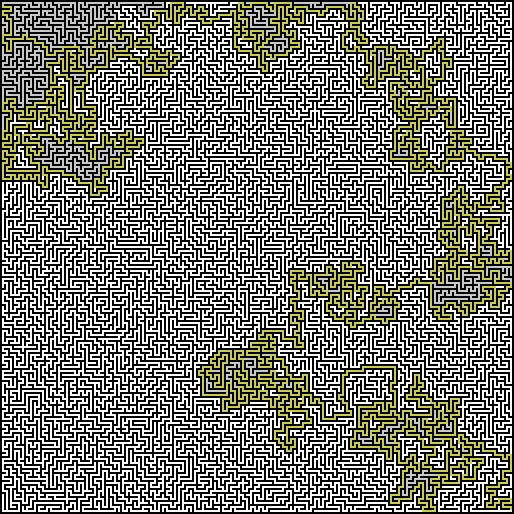

The Python source for this figure:
from PIL import Image
import random
from time import sleep
import time

def create_image(size):
	im = Image.new("RGB", (size, size), color=(255,255,255))
	return im


def save_image(image, filename):
	image.save(filename, "PNG")


def print_graph_as_x_matrix(graph):
	for row in graph:
		for point in row:
			if point == 1:
				print("XX", end="")
			elif point == 0.01:
				print("..", end="")
			elif point == 0.02:
				print("++", end="")
			else:
				print("  ",end="")
		print(" ")


def print_graph_special(graph, point_x, point_y):
	for i in range(len(graph)):
		for j in range(len(graph[i])):
			if graph[i][j] == 1:
				print("XX", end="")
			elif i == point_x and j == point_y:
				print("OO", end="")
			else:
				print("  ",end="")
		print(" ")


def parse_cords_file(filename):
	parsed_cords = []
	with open(filename,"r") as input:
		for row in input:
			cords = list(row.split(" "))
			cords_list = [ int(cords[0])*2, int(cords[1])*2, int(cords[2]) ]
			parsed_cords.append(cords_list)
	return parsed_cords


def find_biggest(parsed_cords):
	biggest = -1
	for node in parsed_cords:
		if node[0] > biggest:
			biggest = node[0]
	return biggest


def create_empty_graph(biggest):
	graph = []
	for i in range(biggest+3):
		ys = []
		for i in range(biggest+3):
			ys.append(0)
		graph.append(ys)
	return graph


def set_graph_values(graph, parsed_cords):
	for coord in parsed_cords:
		if coord[2] == 0:
			graph[coord[0]][coord[1]] = 1
			graph[(coord[0])+1][coord[1]] = 1
			graph[coord[0]][coord[1]+1] = 1
		if coord[2] == 1:
			graph[coord[0]][coord[1]] = 1
			graph[coord[0]][coord[1]+1] = 1
		if coord[2] == 2:
			graph[coord[0]][coord[1]] = 1
			graph[coord[0]+1][coord[1]] = 1
		if coord[2] == 3:
			graph[coord[0]][coord[1]] = 1


def fix_graph_frames(graph):
	graph_trans = []
	for i in range(len(graph)):
		xs = []
		for j in range(len(graph[i])):
			xs.append(graph[j][i])
		graph_trans.append(xs)

	for i in range(len(graph_trans)):
		if i == len(graph_trans)-1:
			for j in range(len(graph_trans[i])):
				graph_trans[i][j] = 1
		for j in range(len(graph_trans[i])):
			if j == len(graph_trans[i])-1:
				graph_trans[i][j] = 1

	return graph_trans


def count_neighbours_with_value(graph, cords, value):
	count = 0

	x = cords[0]
	y = cords[1]

	if graph[x-1][y] == 1:
		count += 1
	if graph[x][y-1] == 1:
		count += 1
	if graph[x][y+1] == 1:
		count += 1
	if graph[x+1][y] == 1:
		count += 1

	return count


def get_available_moves(graph, cords, values_allowed):
	result = []

	x = cords[0]
	y = cords[1]

	if graph[x-1][y] in values_allowed:
		result.append([x-1, y, graph[x-1][y]])
	if graph[x][y-1] in values_allowed:
		result.append([x, y-1, graph[x][y-1]])
	if graph[x][y+1] in values_allowed:
		result.append([x, y+1, graph[x][y+1]])
	if graph[x+1][y] in values_allowed:
		result.append([x+1, y, graph[x+1][y]])

	return result


def draw_graph_on_image(image, graph):

	start_color = (100,100,200)
	end_color = (100,200,100)
	final_path_color = (200,200,100)
	wall_color = (0,0,0)
	dead_end_color = (200,200,200)
	default_color = (255,255,255)

	for i in range(len(graph)):
		for j in range(len(graph[i])):
			if graph[i][j] == 0:
				image.putpixel((i*2,j*2), default_color)
				image.putpixel((i*2+1,j*2), default_color)
				image.putpixel((i*2,j*2+1), default_color)
				image.putpixel((i*2+1,j*2+1), default_color)
			elif graph[i][j] == 0.02:
				image.putpixel((i*2,j*2), dead_end_color)
				image.putpixel((i*2+1,j*2), dead_end_color)
				image.putpixel((i*2,j*2+1), dead_end_color)
				image.putpixel((i*2+1,j*2+1), dead_end_color)
			elif graph[i][j] == 7.02:
				image.putpixel((i*2,j*2), start_color)
				image.putpixel((i*2+1,j*2), start_color)
				image.putpixel((i*2,j*2+1), start_color)
				image.putpixel((i*2+1,j*2+1), start_color)
			elif graph[i][j] == 7.03:
				image.putpixel((i*2,j*2), end_color)
				image.putpixel((i*2+1,j*2), end_color)
				image.putpixel((i*2,j*2+1), end_color)
				image.putpixel((i*2+1,j*2+1), end_color)
			elif graph[i][j] == 0.01:
				image.putpixel((i*2,j*2), final_path_color)
				image.putpixel((i*2+1,j*2), final_path_color)
				image.putpixel((i*2,j*2+1), final_path_color)
				image.putpixel((i*2+1,j*2+1), final_path_color)
			else:
				image.putpixel((i*2,j*2), wall_color)
				image.putpixel((i*2+1,j*2), wall_color)
				image.putpixel((i*2,j*2+1), wall_color)
				image.putpixel((i*2+1,j*2+1), wall_color)


def get_field_count_by_value(graph, value):
	count = 0
	for row in graph:
		for ele in row:
			if ele == value:
				count += 1
	return count

def main():

	# FILE VARIABLES
	input_file = "maze_128x128.txt"
	output_file = "tremaux.png"
	small_input_file = "maze_16x16.txt"

	# PSEUDO-COLORS VALUES
	wall_value = 1
	unvisited_value = 0
	visited_once = 0.01
	visited_twice = 0.02

	# ENTRY AND EXIT
	begin = (1, 1)
	end = (255, 255)

	# OTHER VARIABLES
	iteration = 0
	exit_found = False
	debug = False

	# SET CURRENT POSITION
	current_position = (begin[0], begin[1])

	# PARSING FILE
	parsed_cords = parse_cords_file(input_file)

	# CORRECTING
	biggest = find_biggest(parsed_cords)

	# CREATING EMPTY GRAPH
	graph = create_empty_graph(biggest)

	# SETTING VALUES IN GRAPH BASED ON CORDS
	set_graph_values(graph, parsed_cords)

	# FIXING FRAMES
	graph = fix_graph_frames(graph)

	# PRINT RESULT
	# print_graph_as_x_matrix(graph)

	# CREATING IMAGE OUTPUT
	im = create_image(len(graph)*2)

	start_time = time.time()
	# FINDING PATH
	while exit_found == False:
		iteration += 1

		# CHECK IF MR TREMAUX REACHED THE END
		if current_position == end:
			print("Time spent solving:", time.time() - start_time)
			print("Iterations counted:", iteration)
			print("Path lenght:", get_field_count_by_value(graph, visited_once))
			print("Dead ends lenght:", get_field_count_by_value(graph, visited_twice))
			exit_found = True

			draw_graph_on_image(im, graph)
			save_image(im, output_file)
			break

		# CHECK NUMBER OF WALLS AROUND
		count = count_neighbours_with_value(graph,current_position, wall_value)

		# IF MR TREMAUX HAS ONLY ONE WAY (THE WAY BACK)
		if count > 2 and current_position != begin and current_position != end:
			graph[current_position[0]][current_position[1]] += visited_twice
		else:
			# ELSE, IT'S A NORMAL AFTERNOON WALK
			graph[current_position[0]][current_position[1]] += visited_once

		# GET ALL POSSIBLE MOVES IN NEXT STEP
		next_moves = get_available_moves(graph,current_position, [unvisited_value, visited_once])

		# IF WE ARE ON A CROSSROADS, PREVENT FROM MARKING IT AS DEAD END
		if len(next_moves) > 1:
			graph[current_position[0]][current_position[1]] = visited_once

		# SPLIT NEXT MOVES BASED ON PREVIOUS VISITS
		visited =[]
		unvisited = []
		for move in next_moves:
			if move[2] == unvisited_value:
				unvisited.append(move)
			if move[2] == visited_once:
				visited.append(move)

		# MOVE CHOICE
		# UNVISITED PATHS HAVE HIGHER PRIORITY
		# IF MULTIPLE STEPS ARE AVAILABLE - CHOOSE RANDOMLY
		selected_move = []
		if len(unvisited) > 0:
			if len(unvisited) > 1:
				random_number = random.randint(0, len(unvisited)-1)
				selected_move = unvisited[random_number]
			else:
				selected_move = unvisited[0]
		else:
			if len(visited) > 1:
				random_number = random.randint(0, len(visited)-1)
				selected_move = visited[random_number]
			else:
				selected_move = visited[0]

		# TAKE THE STEP
		current_position = (selected_move[0], selected_move[1])

		# OPTIONAL LIVE UPDATE
		if debug and iteration % 100 == 0:
			try:
				draw_graph_on_image(im, graph)
				save_image(im, output_file)
			except:
				pass


if __name__ == "__main__":
	main()